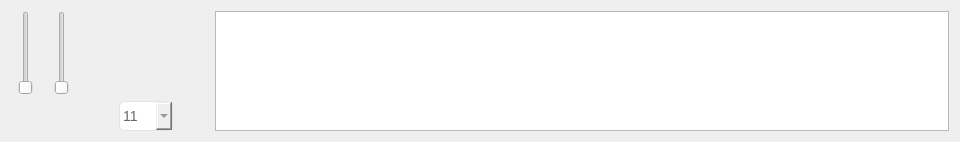
<?xml version="1.0" encoding="UTF-8"?>
<ui version="4.0">
 <class>Dialog</class>
 <widget class="QDialog" name="Dialog">
  <property name="geometry">
   <rect>
    <x>0</x>
    <y>0</y>
    <width>960</width>
    <height>142</height>
   </rect>
  </property>
  <property name="minimumSize">
   <size>
    <width>960</width>
    <height>142</height>
   </size>
  </property>
  <property name="maximumSize">
   <size>
    <width>960</width>
    <height>142</height>
   </size>
  </property>
  <property name="cursor">
   <cursorShape>ArrowCursor</cursorShape>
  </property>
  <property name="windowTitle">
   <string>懒人听书</string>
  </property>
  <property name="windowIcon">
   <iconset resource="resources/resource.qrc">
    <normaloff>:/icon/audiobook2.svg</normaloff>:/icon/audiobook2.svg</iconset>
  </property>
  <property name="toolTip">
   <string/>
  </property>
  <layout class="QGridLayout" name="gridLayout">
   <item row="0" column="0">
    <layout class="QVBoxLayout" name="verticalLayout">
     <item alignment="Qt::AlignHCenter|Qt::AlignBottom">
      <widget class="QSlider" name="verticalSlider">
       <property name="cursor">
        <cursorShape>PointingHandCursor</cursorShape>
       </property>
       <property name="maximum">
        <number>100</number>
       </property>
       <property name="orientation">
        <enum>Qt::Vertical</enum>
       </property>
      </widget>
     </item>
     <item>
      <widget class="QPushButton" name="pushButton_5">
       <property name="minimumSize">
        <size>
         <width>30</width>
         <height>30</height>
        </size>
       </property>
       <property name="maximumSize">
        <size>
         <width>30</width>
         <height>30</height>
        </size>
       </property>
       <property name="cursor">
        <cursorShape>PointingHandCursor</cursorShape>
       </property>
       <property name="toolTip">
        <string>volume</string>
       </property>
       <property name="whatsThis">
        <string/>
       </property>
       <property name="styleSheet">
        <string notr="true">QPushButton{
background-color:rgba(255,255,255,0);      
color:rgb(0,0,0);                           
border-radius:15px;                          
border: 3px outset rgba(255,255,255,0);         
font:bold 10px;                              
}
 

QPushButton:hover{
background-color:rgba(150,150,150,150);
color:rgb(0,255，255);
}

QPushButton:pressed{
background-color:rgba(150,150,150,200);
color:rgb(0,255，255);
}
 
 
 </string>
       </property>
       <property name="text">
        <string/>
       </property>
       <property name="icon">
        <iconset resource="resources/resource.qrc">
         <normaloff>:/icon/volume-notice.svg</normaloff>:/icon/volume-notice.svg</iconset>
       </property>
       <property name="iconSize">
        <size>
         <width>30</width>
         <height>30</height>
        </size>
       </property>
      </widget>
     </item>
    </layout>
   </item>
   <item row="0" column="1">
    <layout class="QVBoxLayout" name="verticalLayout_2">
     <item alignment="Qt::AlignHCenter|Qt::AlignBottom">
      <widget class="QSlider" name="verticalSlider_2">
       <property name="cursor">
        <cursorShape>PointingHandCursor</cursorShape>
       </property>
       <property name="maximum">
        <number>300</number>
       </property>
       <property name="orientation">
        <enum>Qt::Vertical</enum>
       </property>
      </widget>
     </item>
     <item alignment="Qt::AlignHCenter">
      <widget class="QPushButton" name="pushButton">
       <property name="minimumSize">
        <size>
         <width>30</width>
         <height>30</height>
        </size>
       </property>
       <property name="maximumSize">
        <size>
         <width>30</width>
         <height>30</height>
        </size>
       </property>
       <property name="cursor">
        <cursorShape>PointingHandCursor</cursorShape>
       </property>
       <property name="toolTip">
        <string>speed</string>
       </property>
       <property name="styleSheet">
        <string notr="true">QPushButton{
background-color:rgba(255,255,255,0);      
color:rgb(0,0,0);                           
border-radius:15px;                          
border: 3px outset rgba(255,255,255,0);         
font:bold 10px;                              
}
 

QPushButton:hover{
background-color:rgba(150,150,150,150);
color:rgb(0,255，255);
}

QPushButton:pressed{
background-color:rgba(150,150,150,200);
color:rgb(0,255，255);
}
 
 
 </string>
       </property>
       <property name="text">
        <string/>
       </property>
       <property name="icon">
        <iconset resource="resources/resource.qrc">
         <normaloff>:/icon/speed (2).svg</normaloff>:/icon/speed (2).svg</iconset>
       </property>
       <property name="iconSize">
        <size>
         <width>30</width>
         <height>30</height>
        </size>
       </property>
      </widget>
     </item>
    </layout>
   </item>
   <item row="0" column="2">
    <layout class="QHBoxLayout" name="horizontalLayout">
     <item alignment="Qt::AlignBottom">
      <widget class="QPushButton" name="pushButton_2">
       <property name="minimumSize">
        <size>
         <width>30</width>
         <height>30</height>
        </size>
       </property>
       <property name="maximumSize">
        <size>
         <width>30</width>
         <height>30</height>
        </size>
       </property>
       <property name="cursor">
        <cursorShape>PointingHandCursor</cursorShape>
       </property>
       <property name="toolTip">
        <string>Dubbing Type</string>
       </property>
       <property name="styleSheet">
        <string notr="true">QPushButton{
background-color:rgba(255,255,255,0);      
color:rgb(0,0,0);                           
border-radius:15px;                          
border: 3px outset rgba(255,255,255,0);         
font:bold 10px;                              
}
 

QPushButton:hover{
background-color:rgba(150,150,150,150);
color:rgb(0,255，255);
}

QPushButton:pressed{
background-color:rgba(150,150,150,200);
color:rgb(0,255，255);
}
 
 
 </string>
       </property>
       <property name="text">
        <string/>
       </property>
       <property name="icon">
        <iconset resource="resources/resource.qrc">
         <normaloff>:/icon/setting-two.svg</normaloff>:/icon/setting-two.svg</iconset>
       </property>
       <property name="iconSize">
        <size>
         <width>30</width>
         <height>30</height>
        </size>
       </property>
      </widget>
     </item>
     <item alignment="Qt::AlignBottom">
      <widget class="QComboBox" name="comboBox">
       <property name="minimumSize">
        <size>
         <width>0</width>
         <height>30</height>
        </size>
       </property>
       <property name="maximumSize">
        <size>
         <width>16777215</width>
         <height>11111111</height>
        </size>
       </property>
       <property name="cursor">
        <cursorShape>PointingHandCursor</cursorShape>
       </property>
       <property name="styleSheet">
        <string notr="true">QComboBox{
  color:#666666;
  font-size:14px;
  padding: 1px 15px 1px 3px;
  border:1px solid rgba(228,228,228,1);
  border-radius:5px 5px 0px 0px;
} 
 下拉按钮QComboBox::drop-down ，可以设置按钮的位置，大小、背景图，边框等
 
  QComboBox::drop-down {
      subcontrol-origin: padding;
      subcontrol-position: top right;
      width: 15px;
      border:none;
  }
箭头图标 QComboBox::down-arrow这个很简单就是把自己箭头加进去就行。
 
  QComboBox::down-arrow {
      image: url(:/res/work/dateDown.png);
  }
下拉列表QComboBox QAbstractItemView，因为QComboBox的view是QAbstractItemView的子类，所以是后代迭代器的写法。
  
 QComboBox QAbstractItemView{
    background:rgba(255,255,255,1);
    border:1px solid rgba(228,228,228,1);
    border-radius:0px 0px 5px 5px;
    font-size:14px;
    outline: 0px;  //去虚线
  }</string>
       </property>
       <property name="iconSize">
        <size>
         <width>10</width>
         <height>10</height>
        </size>
       </property>
       <item>
        <property name="text">
         <string>11</string>
        </property>
        <property name="icon">
         <iconset resource="resources/resource.qrc">
          <normaloff>:/icon/waves-left.svg</normaloff>:/icon/waves-left.svg</iconset>
        </property>
       </item>
       <item>
        <property name="text">
         <string>22</string>
        </property>
       </item>
      </widget>
     </item>
    </layout>
   </item>
   <item row="0" column="3" alignment="Qt::AlignBottom">
    <widget class="QPushButton" name="pushButton_3">
     <property name="minimumSize">
      <size>
       <width>30</width>
       <height>30</height>
      </size>
     </property>
     <property name="maximumSize">
      <size>
       <width>30</width>
       <height>30</height>
      </size>
     </property>
     <property name="cursor">
      <cursorShape>PointingHandCursor</cursorShape>
     </property>
     <property name="toolTip">
      <string>play</string>
     </property>
     <property name="styleSheet">
      <string notr="true">QPushButton{
background-color:rgba(255,255,255,0);      
color:rgb(0,0,0);                           
border-radius:15px;                          
border: 3px outset rgba(255,255,255,0);         
font:bold 10px;                              
}
 

QPushButton:hover{
background-color:rgba(150,150,150,150);
color:rgb(0,255，255);
}

QPushButton:pressed{
background-color:rgba(150,150,150,200);
color:rgb(0,255，255);
}
 
 
 </string>
     </property>
     <property name="text">
      <string/>
     </property>
     <property name="icon">
      <iconset resource="resources/resource.qrc">
       <normaloff>:/icon/play (1).svg</normaloff>:/icon/play (1).svg</iconset>
     </property>
     <property name="iconSize">
      <size>
       <width>30</width>
       <height>30</height>
      </size>
     </property>
    </widget>
   </item>
   <item row="0" column="4">
    <widget class="QTextEdit" name="textEdit"/>
   </item>
  </layout>
 </widget>
 <resources>
  <include location="resources/resource.qrc"/>
 </resources>
 <connections/>
</ui>
